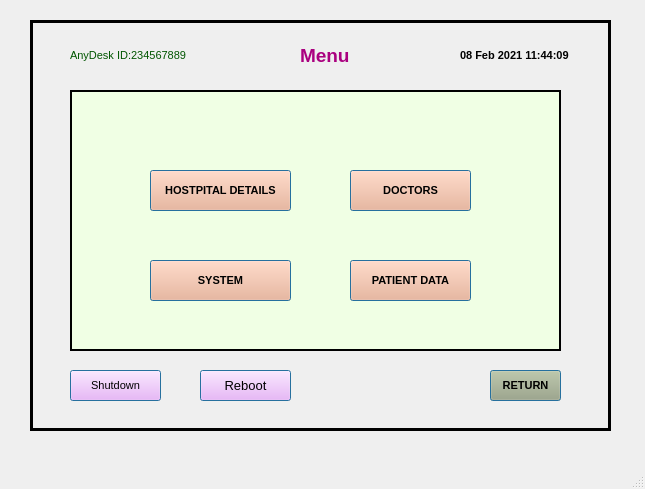
<?xml version="1.0" encoding="UTF-8"?>
<ui version="4.0">
 <class>MainWindow</class>
 <widget class="QMainWindow" name="MainWindow">
  <property name="geometry">
   <rect>
    <x>0</x>
    <y>0</y>
    <width>645</width>
    <height>489</height>
   </rect>
  </property>
  <property name="windowTitle">
   <string>MainWindow</string>
  </property>
  <widget class="QWidget" name="centralwidget">
   <widget class="QFrame" name="frame">
    <property name="geometry">
     <rect>
      <x>30</x>
      <y>20</y>
      <width>581</width>
      <height>411</height>
     </rect>
    </property>
    <property name="font">
     <font>
      <family>Arial</family>
     </font>
    </property>
    <property name="autoFillBackground">
     <bool>false</bool>
    </property>
    <property name="styleSheet">
     <string notr="true"/>
    </property>
    <property name="frameShape">
     <enum>QFrame::Box</enum>
    </property>
    <property name="frameShadow">
     <enum>QFrame::Plain</enum>
    </property>
    <property name="lineWidth">
     <number>3</number>
    </property>
    <widget class="QLabel" name="label">
     <property name="geometry">
      <rect>
       <x>430</x>
       <y>20</y>
       <width>121</width>
       <height>31</height>
      </rect>
     </property>
     <property name="font">
      <font>
       <family>Arial</family>
       <pointsize>8</pointsize>
       <weight>75</weight>
       <bold>true</bold>
      </font>
     </property>
     <property name="text">
      <string>08 Feb 2021 11:44:09</string>
     </property>
    </widget>
    <widget class="QPushButton" name="pushButton_8">
     <property name="geometry">
      <rect>
       <x>460</x>
       <y>350</y>
       <width>71</width>
       <height>31</height>
      </rect>
     </property>
     <property name="font">
      <font>
       <family>Arial</family>
       <pointsize>8</pointsize>
       <weight>75</weight>
       <bold>true</bold>
      </font>
     </property>
     <property name="styleSheet">
      <string notr="true">background-color: rgb(170, 170, 127);
</string>
     </property>
     <property name="text">
      <string>RETURN</string>
     </property>
     <property name="autoDefault">
      <bool>true</bool>
     </property>
     <property name="default">
      <bool>true</bool>
     </property>
     <property name="flat">
      <bool>false</bool>
     </property>
    </widget>
    <widget class="QFrame" name="frame_2">
     <property name="geometry">
      <rect>
       <x>40</x>
       <y>70</y>
       <width>491</width>
       <height>261</height>
      </rect>
     </property>
     <property name="styleSheet">
      <string notr="true">background-color: rgb(240, 255, 228);</string>
     </property>
     <property name="frameShape">
      <enum>QFrame::Box</enum>
     </property>
     <property name="frameShadow">
      <enum>QFrame::Plain</enum>
     </property>
     <property name="lineWidth">
      <number>2</number>
     </property>
     <widget class="QPushButton" name="pushButton_9">
      <property name="geometry">
       <rect>
        <x>80</x>
        <y>170</y>
        <width>141</width>
        <height>41</height>
       </rect>
      </property>
      <property name="font">
       <font>
        <family>Arial</family>
        <pointsize>8</pointsize>
        <weight>75</weight>
        <bold>true</bold>
       </font>
      </property>
      <property name="styleSheet">
       <string notr="true">background-color: rgb(255, 170, 127);
</string>
      </property>
      <property name="text">
       <string>SYSTEM</string>
      </property>
      <property name="autoDefault">
       <bool>true</bool>
      </property>
      <property name="default">
       <bool>true</bool>
      </property>
      <property name="flat">
       <bool>false</bool>
      </property>
     </widget>
     <widget class="QPushButton" name="pushButton_5">
      <property name="geometry">
       <rect>
        <x>280</x>
        <y>170</y>
        <width>121</width>
        <height>41</height>
       </rect>
      </property>
      <property name="font">
       <font>
        <family>Arial</family>
        <pointsize>8</pointsize>
        <weight>75</weight>
        <bold>true</bold>
       </font>
      </property>
      <property name="styleSheet">
       <string notr="true">background-color: rgb(255, 170, 127);
</string>
      </property>
      <property name="text">
       <string>PATIENT DATA</string>
      </property>
      <property name="autoDefault">
       <bool>true</bool>
      </property>
      <property name="default">
       <bool>true</bool>
      </property>
      <property name="flat">
       <bool>false</bool>
      </property>
     </widget>
     <widget class="QPushButton" name="pushButton_4">
      <property name="geometry">
       <rect>
        <x>80</x>
        <y>80</y>
        <width>141</width>
        <height>41</height>
       </rect>
      </property>
      <property name="font">
       <font>
        <family>Arial</family>
        <pointsize>8</pointsize>
        <weight>75</weight>
        <bold>true</bold>
       </font>
      </property>
      <property name="styleSheet">
       <string notr="true">background-color: rgb(255, 170, 127);
</string>
      </property>
      <property name="text">
       <string>HOSTPITAL DETAILS</string>
      </property>
      <property name="autoDefault">
       <bool>true</bool>
      </property>
      <property name="default">
       <bool>true</bool>
      </property>
      <property name="flat">
       <bool>false</bool>
      </property>
     </widget>
     <widget class="QPushButton" name="pushButton_10">
      <property name="geometry">
       <rect>
        <x>280</x>
        <y>80</y>
        <width>121</width>
        <height>41</height>
       </rect>
      </property>
      <property name="font">
       <font>
        <family>Arial</family>
        <pointsize>8</pointsize>
        <weight>75</weight>
        <bold>true</bold>
       </font>
      </property>
      <property name="styleSheet">
       <string notr="true">background-color: rgb(255, 170, 127);
</string>
      </property>
      <property name="text">
       <string>DOCTORS</string>
      </property>
      <property name="autoDefault">
       <bool>true</bool>
      </property>
      <property name="default">
       <bool>true</bool>
      </property>
      <property name="flat">
       <bool>false</bool>
      </property>
     </widget>
    </widget>
    <widget class="QLabel" name="label_2">
     <property name="geometry">
      <rect>
       <x>270</x>
       <y>20</y>
       <width>71</width>
       <height>31</height>
      </rect>
     </property>
     <property name="font">
      <font>
       <family>Arial</family>
       <pointsize>14</pointsize>
       <weight>75</weight>
       <bold>true</bold>
      </font>
     </property>
     <property name="styleSheet">
      <string notr="true">color: rgb(170, 0, 127);</string>
     </property>
     <property name="text">
      <string>Menu</string>
     </property>
    </widget>
    <widget class="QPushButton" name="pushButton_6">
     <property name="geometry">
      <rect>
       <x>40</x>
       <y>350</y>
       <width>91</width>
       <height>31</height>
      </rect>
     </property>
     <property name="font">
      <font>
       <family>Arial</family>
       <pointsize>8</pointsize>
       <weight>50</weight>
       <bold>false</bold>
      </font>
     </property>
     <property name="styleSheet">
      <string notr="true">background-color: rgb(255, 170, 255);
</string>
     </property>
     <property name="text">
      <string>Shutdown</string>
     </property>
     <property name="autoDefault">
      <bool>true</bool>
     </property>
     <property name="default">
      <bool>true</bool>
     </property>
     <property name="flat">
      <bool>false</bool>
     </property>
    </widget>
    <widget class="QPushButton" name="pushButton_7">
     <property name="geometry">
      <rect>
       <x>170</x>
       <y>350</y>
       <width>91</width>
       <height>31</height>
      </rect>
     </property>
     <property name="font">
      <font>
       <family>Arial</family>
       <pointsize>10</pointsize>
       <weight>50</weight>
       <bold>false</bold>
      </font>
     </property>
     <property name="styleSheet">
      <string notr="true">background-color: rgb(255, 170, 255);
</string>
     </property>
     <property name="text">
      <string>Reboot</string>
     </property>
     <property name="autoDefault">
      <bool>true</bool>
     </property>
     <property name="default">
      <bool>true</bool>
     </property>
     <property name="flat">
      <bool>false</bool>
     </property>
    </widget>
    <widget class="QLabel" name="label_3">
     <property name="geometry">
      <rect>
       <x>40</x>
       <y>20</y>
       <width>161</width>
       <height>31</height>
      </rect>
     </property>
     <property name="font">
      <font>
       <family>Arial</family>
       <pointsize>8</pointsize>
       <weight>50</weight>
       <bold>false</bold>
      </font>
     </property>
     <property name="styleSheet">
      <string notr="true">color: rgb(0, 85, 0);</string>
     </property>
     <property name="text">
      <string>AnyDesk ID:234567889</string>
     </property>
    </widget>
   </widget>
  </widget>
  <widget class="QMenuBar" name="menubar">
   <property name="geometry">
    <rect>
     <x>0</x>
     <y>0</y>
     <width>645</width>
     <height>21</height>
    </rect>
   </property>
  </widget>
  <widget class="QStatusBar" name="statusbar"/>
 </widget>
 <resources/>
 <connections/>
</ui>
